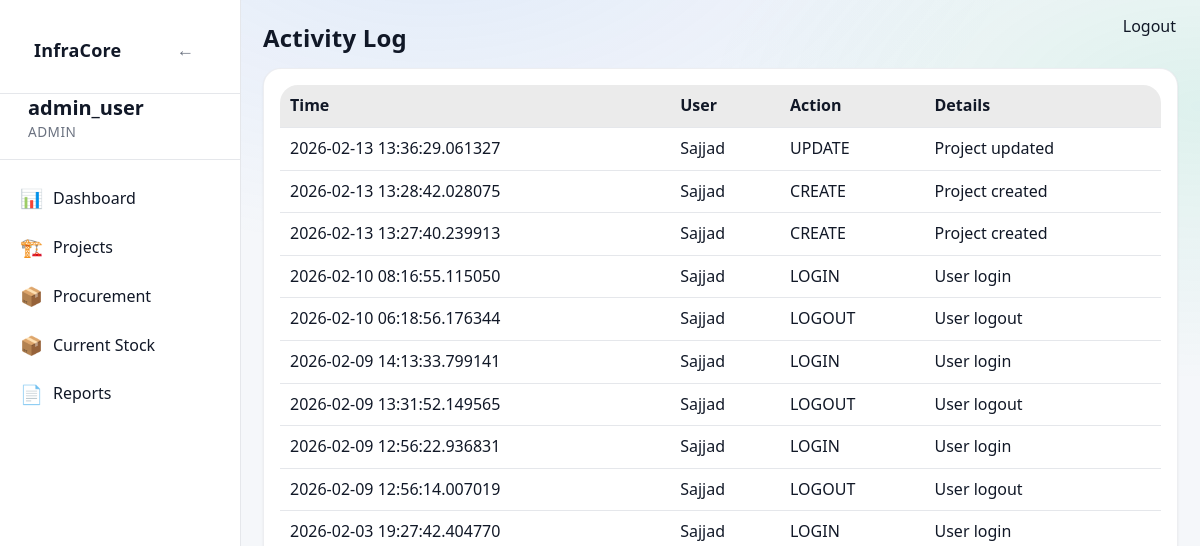
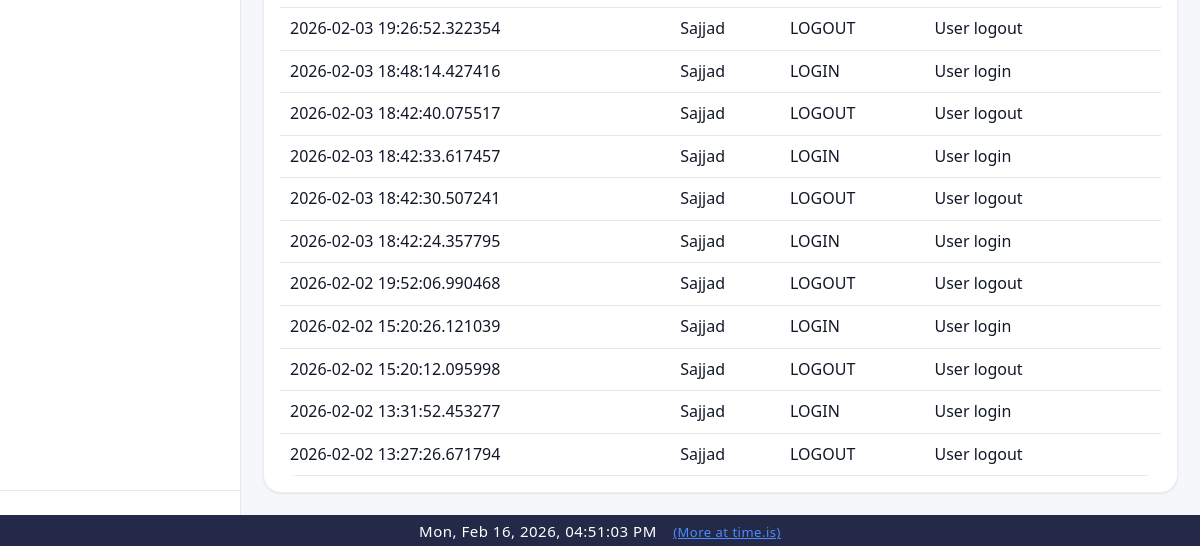
Before: /activity (signed in) with the older database file (2 pictures, top to bottom).
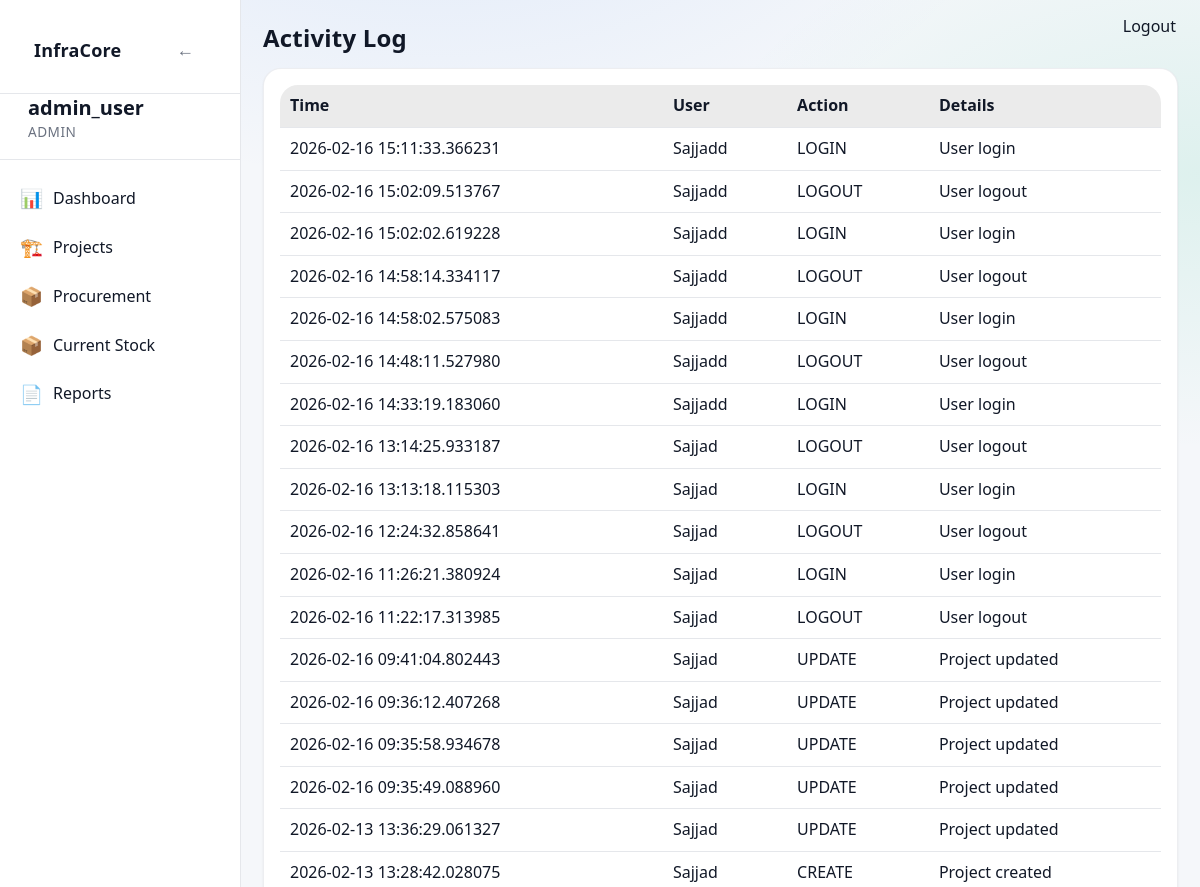
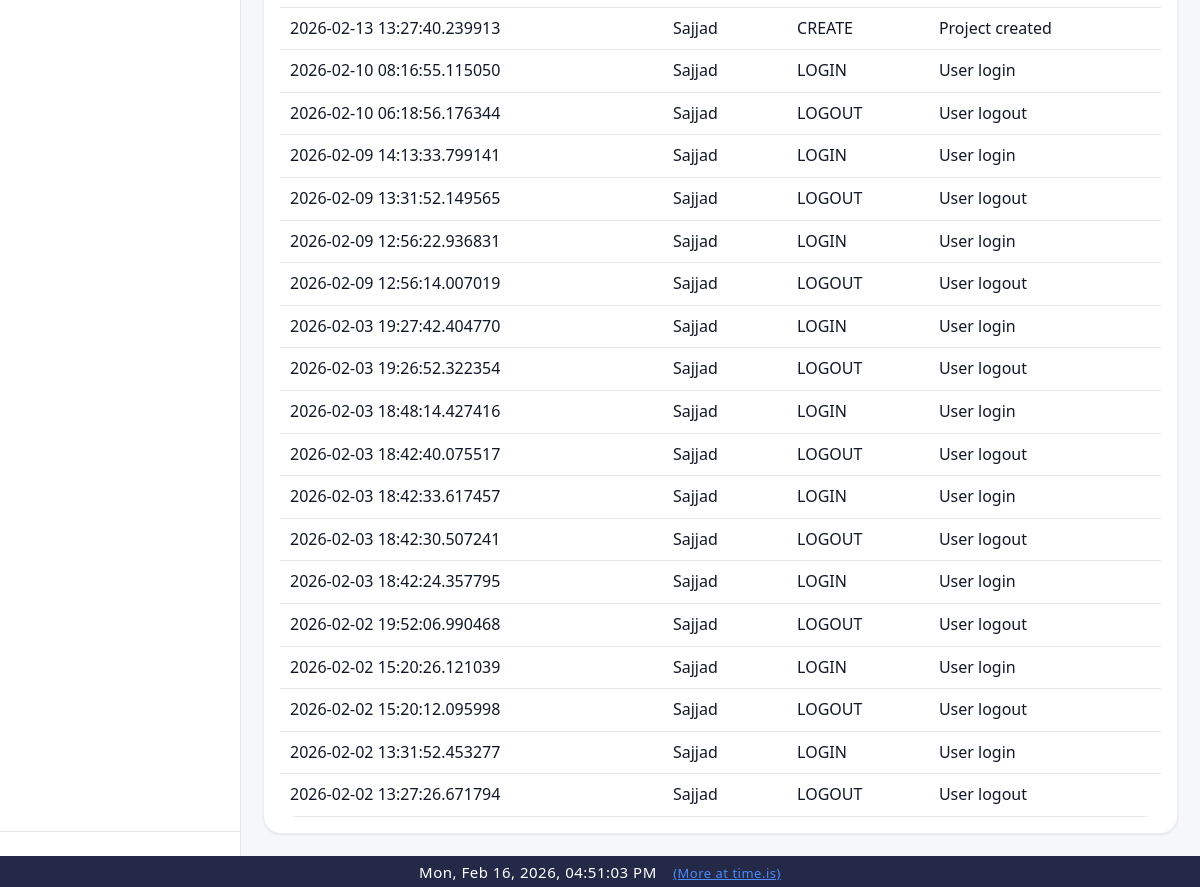
After: the same page with the newer database file (2 pictures, top to bottom).
### app/models/activity_log.py (models this page shows)
class ActivityLog(Base):
    __tablename__ = "activity_logs"
    __table_args__ = (
        Index("ix_activity_logs_created_at", "created_at"),
        Index("ix_activity_logs_user_id", "user_id"),
    )
    id = Column(Integer, primary_key=True, index=True)
    user_id = Column(Integer, ForeignKey("users.id"), nullable=True)
    username = Column(String(150), nullable=False)
    role = Column(String(50), nullable=True)
    action = Column(String(20), nullable=False)  # CREATE, UPDATE, DELETE, ARCHIVE, LOGIN, LOGOUT
    entity_type = Column(String(50), nullable=True)  # Project, Activity, Material, User, Execution
    entity_id = Column(Integer, nullable=True)
    description = Column(Text, nullable=True)
    old_value = Column(Text, nullable=True)  # JSON string
    new_value = Column(Text, nullable=True)  # JSON string
    ip_address = Column(String(64), nullable=True)
    created_at = Column(DateTime, default=datetime.utcnow, nullable=False)
    details = Column(String, nullable=True)
    timestamp = Column(DateTime, default=datetime.utcnow)

### app/routes/activity.py (the view)
@router.get("/activity", response_class=HTMLResponse)
def activity_page(request: Request, db: Session = Depends(get_db)):
    user = request.session.get("user")
    if user is None or user["role"] != "admin":
        return RedirectResponse("/dashboard", status_code=302)
    logs = get_recent_activities(db)
    return templates.TemplateResponse(
        "activity.html",
        {
            "request": request,
            "user": user,
            "logs": logs,
        }
    )

### app/templates/activity.html
{% extends "base.html" %}
{% block content %}
<h1 class="page-title">Activity Log</h1>
<div class="card">
    <table class="table">
        <thead>
            <tr>
                <th>Time</th>
                <th>User</th>
                <th>Action</th>
                <th>Details</th>
            </tr>
        </thead>
        <tbody>
            {% for log in logs %}
            <tr>
                <td>{{ log.timestamp }}</td>
                <td>{{ log.username }}</td>
                <td>{{ log.action }}</td>
                <td>{{ log.details }}</td>
            </tr>
            {% else %}
            <tr>
                <td colspan="4">No activity recorded</td>
            </tr>
            {% endfor %}
        </tbody>
    </table>
</div>
{% endblock %}

### app/templates/base.html (shortened to what this page needs)
<!DOCTYPE html>
<html lang="en">
<head>
    <link rel="stylesheet" href="/static/css/style.css">
    <link rel="stylesheet" href="/static/css/ui_v2.css">
</head>
<body>
<div class="layout">
    <aside class="sidebar" id="sidebar">
        <div class="sidebar-header">
            <div class="sidebar-header-row">
                <h2 class="sidebar-title">InfraCore</h2>
                <button id="sidebarHideBtn" class="sidebar-toggle-btn" aria-label="Hide sidebar">←</button>
            </div>
        </div>
        {% if user is defined and user is not none %}
        <div class="sidebar-user">
            <strong class="sidebar-username">{{ user["username"] }}</strong>
            <span class="sidebar-role">
                {% if user["role"] == "superadmin" %}
                    SUPERADMIN
                {% else %}
                    {{ user["role"] | upper }}
                {% endif %}
            </span>
        </div>
        <nav class="sidebar-nav">
            {% if user["role"] == "superadmin" %}
                <a href="/admin/users" class="{% if request.url.path.startswith('/admin') %}active{% endif %}"><span class="icon">🛠️</span>Admin Console</a>
                <a href="/dashboard" class="{% if request.url.path == '/dashboard' %}active{% endif %}"><span class="icon">📊</span>Dashboard</a>
                <a href="/projects" class="{% if request.url.path.startswith('/projects') %}active{% endif %}"><span class="icon">🏗️</span>Projects</a>
                <a href="/procurement" class="{% if request.url.path.startswith('/procurement') %}active{% endif %}"><span class="icon">📦</span>Procurement</a>
                <a href="/reports" class="{% if request.url.path.startswith('/reports') %}active{% endif %}"><span class="icon">📄</span>Reports</a>
                <a href="/settings" class="{% if request.url.path == '/settings' %}active{% endif %}"><span class="icon">⚙️</span>Settings</a>
            {% elif user["role"] == "admin" %}
                <a href="/dashboard" class="{% if request.url.path == '/dashboard' %}active{% endif %}"><span class="icon">📊</span>Dashboard</a>
                <a href="/projects" class="{% if request.url.path.startswith('/projects') %}active{% endif %}"><span class="icon">🏗️</span>Projects</a>
                <a href="/procurement" class="{% if request.url.path.startswith('/procurement') %}active{% endif %}"><span class="icon">📦</span>Procurement</a>
                <a href="/stock/current" class="{% if request.url.path.startswith('/stock/current') %}active{% endif %}"><span class="icon">📦</span>Current Stock</a>
                <a href="/reports" class="{% if request.url.path.startswith('/reports') %}active{% endif %}"><span class="icon">📄</span>Reports</a>
            {% else %}
                <a href="/dashboard" class="{% if request.url.path == '/dashboard' %}active{% endif %}"><span class="icon">📊</span>Dashboard</a>
            {% endif %}
        </nav>
        <div class="sidebar-footer"></div>
        {% endif %}
    </aside>
        <a href="/logout" class="logout-top-btn" style="position:fixed;top:16px;right:24px;z-index:4000;">Logout</a>
    <main class="main">
        <div class="container">
            {% block content %}{% endblock %}
        </div>
    </main>
</div>
</body>
</html>
<div style="width:100%;background:#232946;color:#fff;text-align:center;padding:6px 0 4px 0;font-size:15px;letter-spacing:0.5px;z-index:2001;position:relative;">
    <span id="realtime-clock"></span>
    <a href="https://time.is/" target="_blank" style="color:#4f8cff;text-decoration:underline;margin-left:12px;font-size:13px;">(More at time.is)</a>
</div>

### static/css/style.css (style rules this page uses)
body { font-family: Arial, Helvetica, sans-serif; margin: 0; background-color: var(--bg); color: var(--text); }
.container { padding: 20px; }
table { width: 100%; border-collapse: collapse; background: var(--card); }
th { background: rgba(0,0,0,0.05); text-align: left; }
th, td { padding: 10px; border-bottom: 1px solid var(--border); }
button, .button { padding: 6px 12px; border-radius: 4px; border: none; cursor: pointer; background: var(--btn); color: white; text-decoration: none; }
:root { --bg: #f5f7fa; --bg-secondary: #ffffff; --bg-primary: #f5f7fa; --text: #111827; --text-muted: #6b7280; --card: #ffffff; --nav: #1f2937; --border: #e5e7eb; --border-color: #e5e7eb; --btn: #2563eb; --hover-bg: rgba(37, 99, 235, 0.1); --accent-color: #2563eb; }
html, body, table, th, td, input, select, textarea, button, .button { transition: background-color 0.3s ease, color 0.3s ease, border-color 0.3s ease; }
.layout { display: flex; min-height: 100vh; }
.sidebar { width: 240px; background: var(--bg-secondary); border-right: 1px solid var(--border-color); display: flex; flex-direction: column; }
.sidebar-header { padding: 16px; font-size: 18px; font-weight: bold; border-bottom: 1px solid var(--border-color); }
.sidebar-user { padding: 12px 16px; border-bottom: 1px solid var(--border-color); font-size: 14px; }
.sidebar-nav { flex: 1; padding: 8px; }
.sidebar-nav a { display: block; padding: 10px 12px; margin-bottom: 4px; border-radius: 6px; color: var(--text); text-decoration: none; }
.sidebar-footer { padding: 12px; border-top: 1px solid var(--border-color); }
.main { flex: 1; background: var(--bg-primary); }
.page-title { margin-bottom: 20px; font-size: 26px; font-weight: 600; }
.card { background: var(--card); border-radius: 10px; padding: 16px; box-shadow: 0 4px 12px rgba(0,0,0,0.06); }

### static/css/ui_v2.css (style rules this page uses)
.sidebar-header-row { display: flex; align-items: center; justify-content: space-between; padding: 18px 18px 10px 18px; gap: 10px; }
.sidebar-title { margin: 0; font-size: 1.45rem; font-weight: 700; color: var(--text); letter-spacing: 0.5px; }
.sidebar-toggle-btn { background: var(--card); color: var(--text-muted); border: none; padding: 6px 12px; border-radius: 6px; font-size: 1.1rem; box-shadow: none; cursor: pointer; transition: background 0.15s; }
.sidebar-user { padding: 0 0 18px 28px; margin-bottom: 8px; }
.sidebar-username { font-size: 1.25rem; font-weight: 700; color: var(--text); display: block; margin-bottom: 2px; }
.sidebar-role { font-size: 0.85rem; color: var(--text-muted); display: block; margin-top: 2px; letter-spacing: 0.5px; }
.sidebar-nav a { display: flex; align-items: center; gap: 10px; padding: 10px 0 10px 32px; font-size: 1rem; color: var(--text); text-decoration: none; border-radius: 0 18px 18px 0; transition: background 0.15s, color 0.15s; }
.sidebar-nav a .icon { min-width: 22px; text-align: center; font-size: 1.15em; }
:root { --radius-xs: 6px; --radius-sm: 10px; --radius-md: 14px; --radius-lg: 18px; --shadow-sm: 0 1px 2px rgba(0,0,0,0.08); --shadow-md: 0 10px 30px rgba(0,0,0,0.18); --ring: 0 0 0 3px rgba(59,130,246,0.25); }
html, body { height: 100%; }
body { font-family: ui-sans-serif, system-ui, -apple-system, "Segoe UI", Roboto, Arial, "Noto Sans", "Liberation Sans", sans-serif; line-height: 1.35; }
.container { max-width: 1320px; margin: 0 auto; padding: 22px; }
.main { background: radial-gradient(1000px 600px at 20% -10%, rgba(59,130,246,0.12), transparent 60%), radial-gradient(900px 500px at 100% 10%, rgba(16,185,129,0.10), transparent 55%), var(--bg-primary); }
.sidebar { background: color-mix(in srgb, var(--bg-secondary) 92%, transparent); backdrop-filter: blur(10px); }
.sidebar-header h2 { margin: 0; font-size: 18px; letter-spacing: 0.2px; }
.sidebar-nav a { display:flex; align-items:center; gap:10px; padding: 10px 12px; border-radius: var(--radius-sm); transition: background-color 160ms ease, color 160ms ease, transform 160ms ease; }
.page-title { margin: 0 0 14px 0; font-size: 24px; font-weight: 800; letter-spacing: 0.2px; }
.card { border-radius: var(--radius-lg); box-shadow: var(--shadow-sm); border: 1px solid color-mix(in srgb, var(--border-color) 70%, transparent); }
button, .button, .btn-primary, .btn-secondary, .btn-danger { border-radius: var(--radius-sm); }
.table, table { border-radius: var(--radius-lg); overflow: hidden; }
table thead th { background: color-mix(in srgb, var(--card) 92%, black 8%); }

### app/templates/base.html (style rules this page uses)
a, a:visited { color: var(--text); text-decoration: none; }

Changed rows visible on the page:
added ActivityLog: timestamp "2026-02-16 15:11:33.366231", username "Sajjadd", action "LOGIN", details "User login"
added ActivityLog: timestamp "2026-02-16 15:02:09.513767", username "Sajjadd", action "LOGOUT", details "User logout"
added ActivityLog: timestamp "2026-02-16 15:02:02.619228", username "Sajjadd", action "LOGIN", details "User login"
added ActivityLog: timestamp "2026-02-16 14:58:14.334117", username "Sajjadd", action "LOGOUT", details "User logout"
added ActivityLog: timestamp "2026-02-16 14:58:02.575083", username "Sajjadd", action "LOGIN", details "User login"
added ActivityLog: timestamp "2026-02-16 14:48:11.527980", username "Sajjadd", action "LOGOUT", details "User logout"
added ActivityLog: timestamp "2026-02-16 14:33:19.183060", username "Sajjadd", action "LOGIN", details "User login"
added ActivityLog: timestamp "2026-02-16 13:14:25.933187", username "Sajjad", action "LOGOUT", details "User logout"
added ActivityLog: timestamp "2026-02-16 13:13:18.115303", username "Sajjad", action "LOGIN", details "User login"
added ActivityLog: timestamp "2026-02-16 12:24:32.858641", username "Sajjad", action "LOGOUT", details "User logout"
added ActivityLog: timestamp "2026-02-16 11:26:21.380924", username "Sajjad", action "LOGIN", details "User login"
added ActivityLog: timestamp "2026-02-16 11:22:17.313985", username "Sajjad", action "LOGOUT", details "User logout"
added ActivityLog: timestamp "2026-02-16 09:41:04.802443", username "Sajjad", action "UPDATE", details "Project updated"
added ActivityLog: timestamp "2026-02-16 09:36:12.407268", username "Sajjad", action "UPDATE", details "Project updated"
added ActivityLog: timestamp "2026-02-16 09:35:58.934678", username "Sajjad", action "UPDATE", details "Project updated"
added ActivityLog: timestamp "2026-02-16 09:35:49.088960", username "Sajjad", action "UPDATE", details "Project updated"
